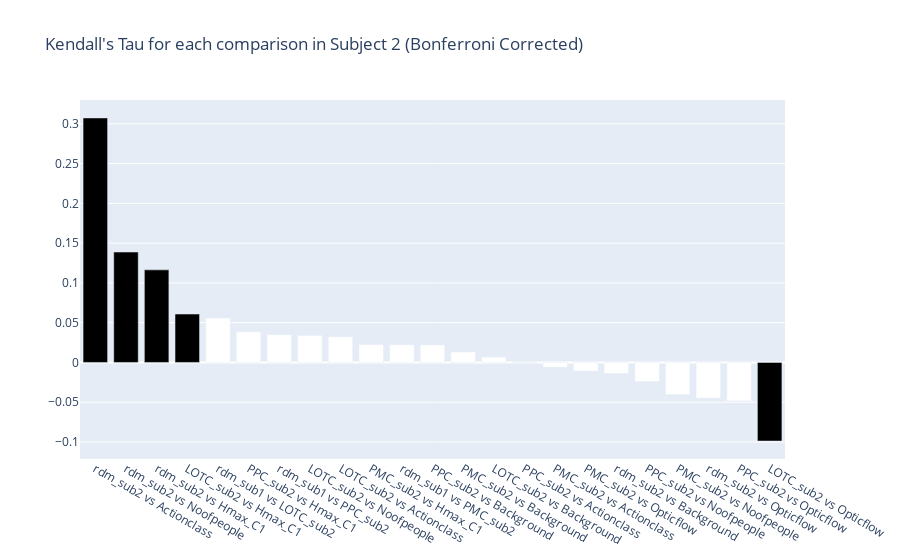

Notebook cell for this chart:
### Code cell
from statsmodels.sandbox.stats.multicomp import multipletests

rdms = [rdm_sub1, LOTC_sub1, PPC_sub1, PMC_sub1]
rdm_names = ['rdm_sub1', 'LOTC_sub1', 'PPC_sub1', 'PMC_sub1']

# List of models
models = [opticflow, background, hmax, noofpeople, actionclass]
model_names = ['Opticflow', 'Background', 'Hmax_C1', 'Noofpeople', 'Actionclass']

df = pd.DataFrame(columns=['Comparison', 'Kendall\'s Tau', 'p-value'])
def get_upper_triangular(matrix):
    return squareform(matrix, checks=False)

for rdm, rdm_name in zip(rdms, rdm_names):
    if rdm_name!='rdm_sub1':
        tau, p_value = kendalltau(get_upper_triangular(rdm_sub1), get_upper_triangular(rdm))
        df = df.append({
            'Comparison': f'rdm_sub1 vs {rdm_name}',
            'Kendall\'s Tau': tau,
            'p-value': p_value
        }, ignore_index=True)
    for model, model_name in zip(models, model_names):
        tau, p_value = kendalltau(get_upper_triangular(rdm), get_upper_triangular(model))
        df = df.append({
            'Comparison': f'{rdm_name} vs {model_name}',
            'Kendall\'s Tau': tau,
            'p-value': p_value
        }, ignore_index=True)

# Apply Bonferroni correction
_, pvals_corrected, _, _ = multipletests(df['p-value'], method='bonferroni')
df['p-value-corrected'] = pvals_corrected

df = df.sort_values('Kendall\'s Tau', ascending=False)

fig = go.Figure(data=[
    go.Bar(
        name='Kendall\'s Tau',
        x=df['Comparison'],
        y=df['Kendall\'s Tau'],
        hovertext=df['p-value-corrected'].apply(lambda p: f"p-value: {'<0.001' if p < 0.001 else ('<0.01' if p < 0.01 else f'{p:.2f}')}"),
        marker_color=df['p-value-corrected'].apply(lambda p: 'black' if p < 0.01 else 'white')
    )
])

# Change the bar mode
fig.update_layout(barmode='group', title_text='Kendall\'s Tau for each comparison in Subject 1 (Bonferroni Corrected)')

fig.show()

# Or using double quotes to define the string
fig.write_image(r"C:\Users\UmurY\OneDrive\Masaüstü\Action_Clusters_Python\Result_Files\Clean DSM\Figures\KT_Sub1_WB_(r=0.5).png")

### Figure 1 — Plotly figure (JSON) as saved in the notebook; plotly's stock layout.template omitted (floating-point values rounded to 4 significant figures)
{"data": [{"hovertext": ["p-value: <0.001", "p-value: <0.001", "p-value: <0.001", "p-value: <0.01", "p-value: 0.06", "p-value: 0.45", "p-value: 1.00", "p-value: 1.00", "p-value: 1.00", "p-value: 1.00", "p-value: 1.00", "p-value: 1.00", "p-value: 1.00", "p-value: 1.00", "p-value: 1.00", "p-value: 1.00", "p-value: 1.00", "p-value: 1.00", "p-value: 1.00", "p-value: 1.00", "p-value: 0.34", "p-value: 0.07", "p-value: <0.001"], "marker": {"color": ["black", "black", "black", "black", "white", "white", "white", "white", "white", "white", "white", "white", "white", "white", "white", "white", "white", "white", "white", "white", "white", "white", "black"]}, "name": "Kendall's Tau", "type": "bar", "x": ["rdm_sub2 vs Actionclass", "rdm_sub2 vs Noofpeople", "rdm_sub2 vs Hmax_C1", "LOTC_sub2 vs Hmax_C1", "rdm_sub1 vs LOTC_sub2", "PPC_sub2 vs Hmax_C1", "rdm_sub1 vs PPC_sub2", "LOTC_sub2 vs Noofpeople", "LOTC_sub2 vs Actionclass", "PMC_sub2 vs Hmax_C1", "rdm_sub1 vs PMC_sub2", "PPC_sub2 vs Background", "PMC_sub2 vs Background", "LOTC_sub2 vs Background", "PPC_sub2 vs Actionclass", "PMC_sub2 vs Actionclass", "PMC_sub2 vs Opticflow", "rdm_sub2 vs Background", "PPC_sub2 vs Noofpeople", "PMC_sub2 vs Noofpeople", "rdm_sub2 vs Opticflow", "PPC_sub2 vs Opticflow", "LOTC_sub2 vs Opticflow"], "y": [0.3074, 0.1388, 0.1164, 0.06082, 0.05573, 0.03837, 0.03487, 0.03396, 0.03218, 0.02244, 0.02213, 0.02191, 0.01315, 0.006647, 0.0006481, -0.005905, -0.01084, -0.01392, -0.0239, -0.04044, -0.04476, -0.04835, -0.09884]}], "layout": {"barmode": "group", "title": {"text": "Kendall's Tau for each comparison in Subject 2 (Bonferroni Corrected)"}}}
